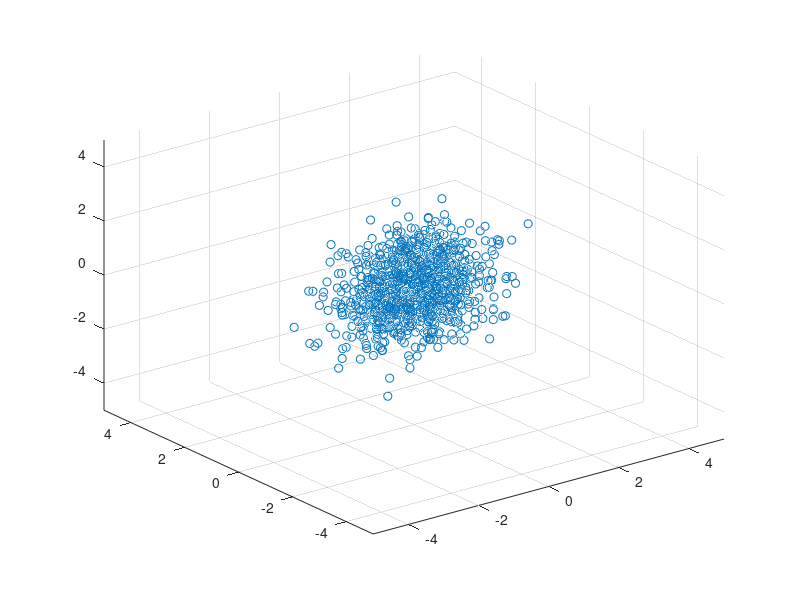

MATLAB code for this plot:
%   generate a random milky way galaxy
axis([-5 5 -5 5 -5 5]);
noise = randn(3,1000);
noise(2,:)=noise(2,:)./3;
scatter3(noise(1,:),noise(2,:),noise(3,:));
axis([-5 5 -5 5 -5 5]);